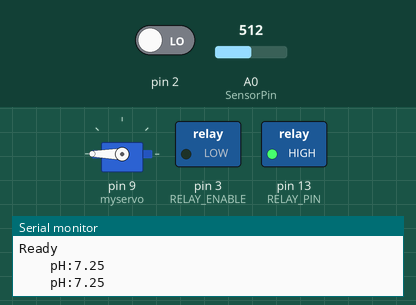
A sketch run on a simulated Arduino Uno, built with avr-gcc and run on an emulated ATmega328P. Shown: servo, switched loads named in the sketch (green lamp = pin HIGH), the last lines printed to the serial monitor. The inputs (shaded band) are chosen by the test bench; at power-on: pin 2 LOW, A0 (SensorPin) = 512.

Above: at 1.2 s.
1.3 s: pin 2 driven HIGH
At 2.3 s:
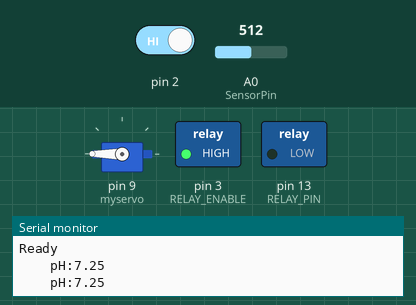
3.3 s: pin 2 driven LOW
At 5.85 s:
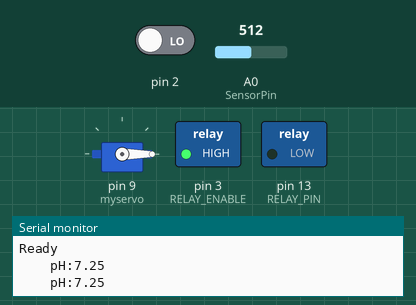
At 6.5 s:
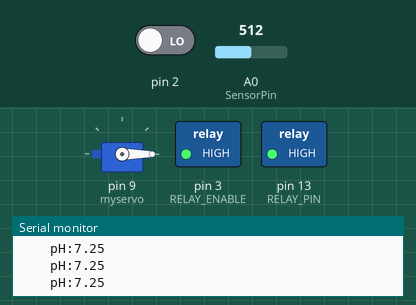
Timing chart, 0 to 8.2 s (numbered marks = the images above; inputs shaded):
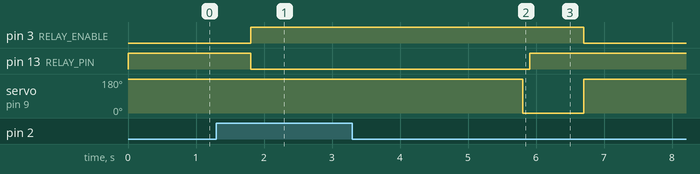

The sketch:

MASTERCODE.ino
```cpp
// SERVO MOTOR CONSTANTS
#include <Servo.h>
Servo myservo;  // create Servo object to control a servo
int pos = 0;    // variable to store the servo position

// WATER LEVEL CONSTANTS
const int WATER_SENSOR = 2;
const int RELAY_ENABLE = 3;
const int RELAY_PIN = 13;  // the Arduino pin, which connects to the IN pin of relay

// PH LEVEL CONSTANTS
#define SensorPin 0          // the pH meter Analog output is connected with the Arduino’s Analog
unsigned long int avgValue;  //Store the average value of the sensor feedback
float b;
int buf[10],temp;

// the setup function runs once when you press reset or power the board
void setup() {
  // initialize digital pin as an output.

  // SERVO MOTOR SETUP
  pinMode(3,INPUT);
  myservo.attach(9);

  // WATER LEVEL SETUP
  pinMode(RELAY_ENABLE, OUTPUT);
  pinMode(RELAY_PIN, OUTPUT);

  // PH LEVEL SETUP
  Serial.begin(9600);
  Serial.println("\nReady");    //Test the serial monitor
}

// the loop function runs over and over again forever
void loop() {
  // WATER LEVEL SYSTEM
  int status = digitalRead(2);
  if (status == HIGH) {
  digitalWrite(RELAY_PIN, LOW);
  digitalWrite(RELAY_ENABLE, HIGH);
  delay(4000);                      // wait for a second
  } else {
  digitalWrite(RELAY_ENABLE, LOW);
  digitalWrite(RELAY_PIN, HIGH);
  }
  // SERVO MOTOR SYSTEM
  if(digitalRead(3)==LOW){
    myservo.write(180);
  }
  else
 myservo.write(0);

 // PH LEVEL SYSTEM
 for(int i=0;i<10;i++)       //Get 10 sample value from the sensor for smooth the value
  {
    buf[i]=analogRead(SensorPin);
    delay(10);
  }
  for(int i=0;i<9;i++)        //sort the analog from small to large
  {
    for(int j=i+1;j<10;j++)
    {
      if(buf[i]>buf[j])
      {
        temp=buf[i];
        buf[i]=buf[j];
        buf[j]=temp;
      }
    }
  }
  avgValue=0;
  for(int i=2;i<8;i++)                      //take the average value of 6 center sample
    avgValue+=buf[i];
  float phValue=(float)avgValue*5.0/1024/6; //convert the analog into millivolt
  phValue=3.5*phValue - 1.5;                      //convert the millivolt into pH value
  Serial.print("    pH:");
  Serial.print(phValue,2);
  Serial.println(" ");
  digitalWrite(13, HIGH);
  delay(800);
}
```

Measured:
- after the input at 1.3 s, pin 3 (RELAY_ENABLE): LOW → HIGH after 0.50 s; pin 13 (RELAY_PIN): HIGH → LOW after 0.50 s
- after the input at 3.3 s, pin 3 (RELAY_ENABLE): HIGH → LOW after 3.4 s; pin 13 (RELAY_PIN): goes on until 5.9 s, then stays HIGH
